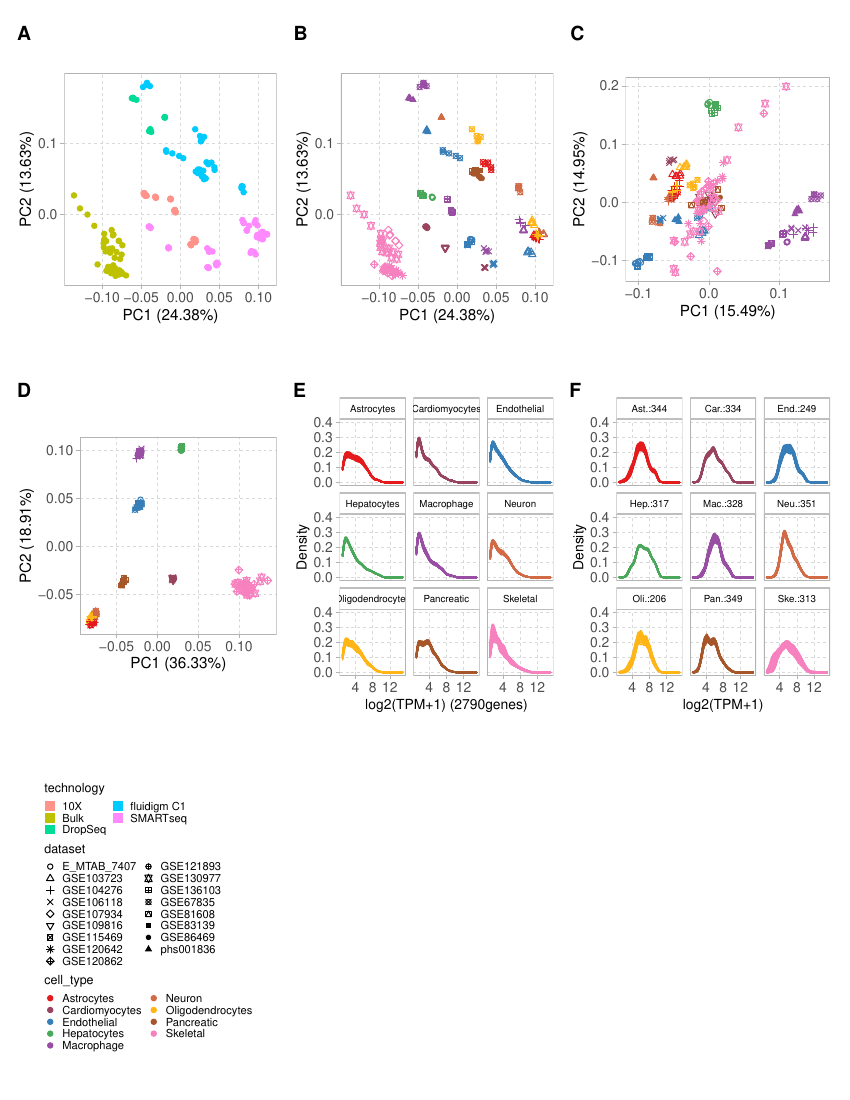

Here is the R script that generated this plot:
require(ggpubr)
require(ggplot2)
require(reshape2)
require(scales)
require(ggfortify)

graphics.off()
closeAllConnections()

PCA <- readRDS("Fig3.rds")
techq <- c('DropSeq','SMARTseq','Bulk','fluidigm C1','10X')
techCol <- c(setNames(dscale(techq, hue_pal(l = 75)),techq),
             setNames(dscale(factor(1:2), hue_pal(l = 75)),c('snRNA','scRNA')))

plotPCA <- function(onePCA,pheno,marker){
    if(length(marker)==1){
        p <- autoplot(onePCA,data=pheno,colour=names(marker)) + 
            scale_color_manual(values=marker[[1]])
    }else if(length(marker)==2){
        p<- autoplot(onePCA,data=pheno,colour=names(marker)[1],shape=names(marker)[2]) + 
            scale_color_manual(values=marker[[1]])+
            scale_shape_manual(values=marker[[2]])
    }
    p <- p+theme_light()+
        theme(axis.text = element_text(size=10),
              axis.title=element_text(size=11),
              aspect.ratio=1,
              panel.grid.minor=element_blank(),
              panel.grid.major=element_line(colour="#d9d9d9",linetype="dashed"),
              plot.margin=unit(c(0.1,0.1,0.1,0.1),"inches"),
              legend.position = "none")
    return(p)
}
plotDist <- function(Data,col,facetLabel){
    p <- ggplot(Data,aes(x=expr,color=sID))+
        facet_wrap(~cellType,ncol=3,labeller=facetLabel)+
        geom_density(geom='raster')+
        scale_color_manual(values=col)+
        scale_x_continuous(trans = "identity",limits=c(1,15))+
        scale_y_continuous(limits=c(0,0.4))+
        ylab("Density") +
        theme_light()+
        theme(legend.position = "none",
              axis.text = element_text(size=10),
              axis.title=element_text(size=10),
              aspect.ratio=1,
              strip.text = element_text(size = 7,color="black"),
              strip.background = element_rect(fill="white",colour="gray"),
              panel.grid.minor=element_blank(),
              panel.grid.major=element_line(colour="#d9d9d9",linetype="dashed"),
              plot.margin=unit(c(0.1,0.1,0.1,0.1),"inches"))
    return(p)
}
scaleLabel <- function(x){
    if(max(x,na.rm=T)<50) return(x)
    a <- format(x,digits=2,scientific=T)
    a[is.na(x)] <- NA
    return(a)
}


wR <- c(1,1,1)
for(one in names(PCA)){
    message("=============== ",one," ===============")
    D <- readRDS(paste0("../../profiles/",one,".rds"))
    pseudoID <- rownames(PCA[[one]]$rawPCA$x)
    pheno <- data.frame(row.names=pseudoID,
                        cell_type=sapply(strsplit(pseudoID,"\\|"),head,1),
                        dataset=sapply(strsplit(pseudoID,"\\|"),"[[",2),
                        technology=D$para$tech[sapply(strsplit(pseudoID,"\\|"),"[[",2),1])
    figs <- list()
    ## PCA plots -----
    message("plotting PCA ...")
    figs[[length(figs)+1]] <- plotPCA(PCA[[one]]$rawPCA,pheno,
                                      list(technology=techCol[levels(pheno$technology)]))
    figs[[length(figs)+1]] <- plotPCA(PCA[[one]]$rawPCA,pheno,
                                      list(cell_type=D$para$cellCol[levels(pheno$cell_type)],
                                           dataset=setNames(1:nlevels(pheno$dataset),levels(pheno$dataset))))
    
    figs[[length(figs)+1]] <- plotPCA(PCA[[one]]$fullPCA,pheno,
                                      list(cell_type=D$para$cellCol[levels(pheno$cell_type)],
                                           dataset=setNames(1:nlevels(pheno$dataset),levels(pheno$dataset))))

    figs[[length(figs)+1]] <- p <- plotPCA(PCA[[one]]$sepPCA,pheno,
                                      list(cell_type=D$para$cellCol[levels(pheno$cell_type)],
                                           dataset=setNames(1:nlevels(pheno$dataset),levels(pheno$dataset))))
    
    ## Distribution ----
    message("plotting distribution ...")
    X <- melt(as.matrix(D$expr[unique(unlist(D$selG)),]),
              varnames=c('genes','sID'),value.name='expr')
    X[['cellType']] <- sapply(strsplit(as.character(X$sID),"\\|"),head,1)
    sCol <- setNames(D$para$cellCol[sapply(strsplit(levels(X$sID),"\\|"),head,1)],
                     levels(X$sID))
    
    figs[[length(figs)+1]] <- plotDist(X,sCol,'label_value')+
        xlab(paste0("log2(TPM+1) (",nlevels(X$genes),"genes)"))

    for(i in names(D$selG)){
        X <- X[X$cellType!=i | X$genes%in%D$selG[[i]],]
    }
    cellTypeN <- sapply(D$selG,length)
    figs[[length(figs)+1]] <- plotDist(X,sCol,
                                       labeller(cellType=setNames(paste(substr(names(cellTypeN),1,3),
                                                                        cellTypeN,sep=".:"),
                                                                  names(cellTypeN))))+
        xlab("log2(TPM+1)")

    figLabel <- LETTERS[1:length(figs)]
    ## obtain the legend -----
    message("plotting legend ...")
    p <- p+
        geom_col(aes(x,y,fill=technology),
                 data.frame(x=1:nlevels(pheno$technology),
                            y=1:nlevels(pheno$technology),
                            technology=levels(pheno$technology)))+
        scale_fill_manual(values=techCol[levels(pheno$technology)])+
        theme(legend.position='right',
              legend.text=element_text(size=8,margin=margin(t=0.5)),
              legend.title= element_text(size=9),
              legend.key.size=unit(3,'mm'),
              legend.spacing = unit(-2,'mm'))+
        guides(fill=guide_legend(ncol=2,order=1),
               shape=guide_legend(ncol=2,order=2),
               color=guide_legend(ncol=2,order=3))
    
    figs[[length(figs)+1]] <- as_ggplot(get_legend(p))+
        theme(plot.margin=unit(c(0.2,0.2,0.1,0.2),"inches"))
    figLabel <- c(figLabel,"")
    
    ## saving -----
    
    message("saving ...")
    pdf(paste0("Fig3.pdf"),width=8.5,height=11)
    print(ggarrange(plotlist=figs,labels=figLabel,
                    #widths=wR,
                    ncol=3,nrow=3)+
              theme(plot.margin=unit(c(0.2,0.1,0.1,0.1),"inches")))
    a <- dev.off()
    
    
}



